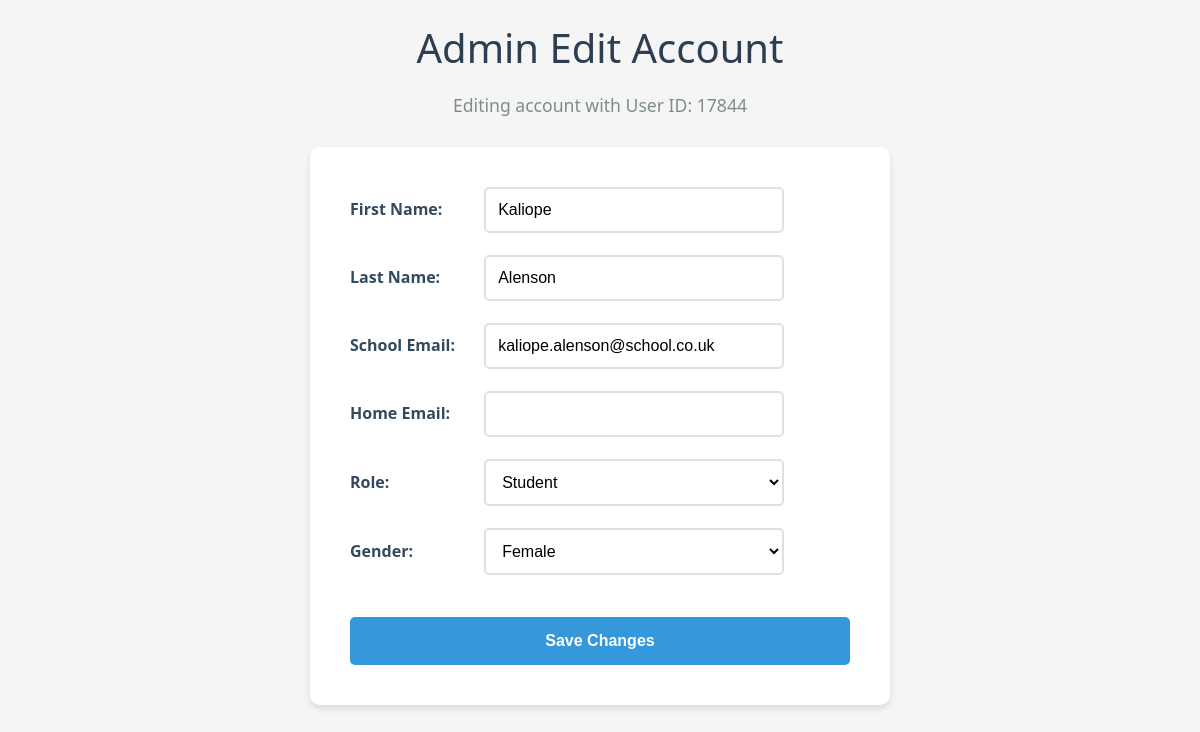
The page /edit_account/17844 on the database its author committed.
### tables this page shows
CREATE TABLE "ACCOUNTS" (
	"UserID"	INTEGER NOT NULL UNIQUE,
	"FirstName"	TEXT NOT NULL,
	"LastName"	TEXT NOT NULL,
	"SchoolEmail"	TEXT NOT NULL UNIQUE,
	"HomeEmail"	TEXT UNIQUE,
	"Gender"	TEXT NOT NULL,
	"RoleID"	INTEGER NOT NULL, Password TEXT, Image TEXT,
	PRIMARY KEY("UserID")
);

### WEBPAGE/main.py (the view, shortened to what this page needs)
@app.route('/edit_account/<int:user_id>', methods=['GET', 'POST'])
def edit_account(user_id):
    return render_template('sub/adminEditAccount.html', user_id=user_id, account=DB_interface.get_data("SELECT FirstName, LastName, SchoolEmail, HomeEmail, RoleID, Gender FROM ACCOUNTS WHERE UserID = ?", (user_id,))[0])

### WEBPAGE/DB_interface.py (called while the page is built)
def connect():
    try: # tries to connect
        conn = sqlite3.connect(db) # to the database
        return conn # returns the connection as an pointer
    except sqlite3.Error as e: # if it failes due to an error
        print(f"Error in connect: {e}") # prints the error
        return None

def close(conn): # closes the connection
    if conn: # if the connection exists
        conn.close() # close it

def get_data(query, params=()):
    conn = connect() # connects to the DB
    try:
        cursor = conn.cursor() # creates a cursor object
        cursor.execute(query, params) # executes the query with params
        rows = cursor.fetchall() # fetches all the data
        close(conn) # closes the connection
        return rows # returns the data
    except sqlite3.Error as e: # if it failes due to an error
        print(f"Error in get_data: {e}") # prints the error
        close(conn) # closes the connection
        return [] # returns an empty list

### WEBPAGE/templates/sub/adminEditAccount.html (shortened to what this page needs)
<html>
<head>
    <link rel="stylesheet" href="{{ url_for('static', filename='style-adminEditAccount.css') }}">
</head>
<body>
    <h1>Admin Edit Account</h1>
    <p>Editing account with User ID: {{ user_id }}</p>
    <form method="POST">
        <label for="first_name">First Name: </label>
        <input type="text" id="first_name" name="first_name" value="{{ account[0] }}"><br><br>
        <label for="last_name">Last Name: </label>
        <input type="text" id="last_name" name="last_name" value="{{ account[1] }}"><br><br>
        <label for="school_email">School Email: </label>
        <input type="email" id="school_email" name="school_email" value="{{ account[2] or ''}}"><br><br>
        <label for="home_email">Home Email: </label>
        <input type="email" id="home_email" name="home_email" value="{{ account[3] or ''}}"><br><br>
        <label for="role">Role: </label>
        <select id="role" name="role">
            <option value="0" {% if account[4] == 0 %}selected{% endif %}>Student</option>
        </select><br><br>
        <label for="gender">Gender: </label>
        <select id="gender" name="gender">
            <option value="f" {% if account[5] == 'f' %}selected{% endif %}>Female</option>
        </select><br><br>
        <input type="submit" value="Save Changes">
    </form>
</body>
</html>

### WEBPAGE/static/style-adminEditAccount.css (style rules this page uses)
body { font-family: 'Segoe UI', Tahoma, Geneva, Verdana, sans-serif; background-color: #f5f5f5; margin: 0; padding: 20px; color: #333; }
h1 { color: #2c3e50; text-align: center; margin-bottom: 10px; font-size: 2.5em; font-weight: 300; }
p { text-align: center; color: #7f8c8d; margin-bottom: 30px; font-size: 1.1em; }
form { max-width: 500px; margin: 0 auto; background: white; padding: 40px; border-radius: 10px; box-shadow: 0 4px 6px rgba(0, 0, 0, 0.1); }
label { display: inline-block; width: 130px; font-weight: 600; color: #34495e; margin-bottom: 5px; }
input[type="text"], input[type="email"], select { width: 300px; padding: 12px; border: 2px solid #e0e0e0; border-radius: 5px; font-size: 16px; transition: border-color 0.3s ease; box-sizing: border-box; }
select { cursor: pointer; background-color: white; }
input[type="submit"] { background-color: #3498db; color: white; padding: 15px 30px; border: none; border-radius: 5px; font-size: 16px; font-weight: 600; cursor: pointer; margin-top: 20px; width: 100%; transition: background-color 0.3s ease; }

### rows shown on the page
ACCOUNTS: first_name "Kaliope", last_name "Alenson", school_email "kaliope.alenson@school.co.uk", role "Student", gender "Female"

### other values the page prints
{{ user_id }} "17844"
